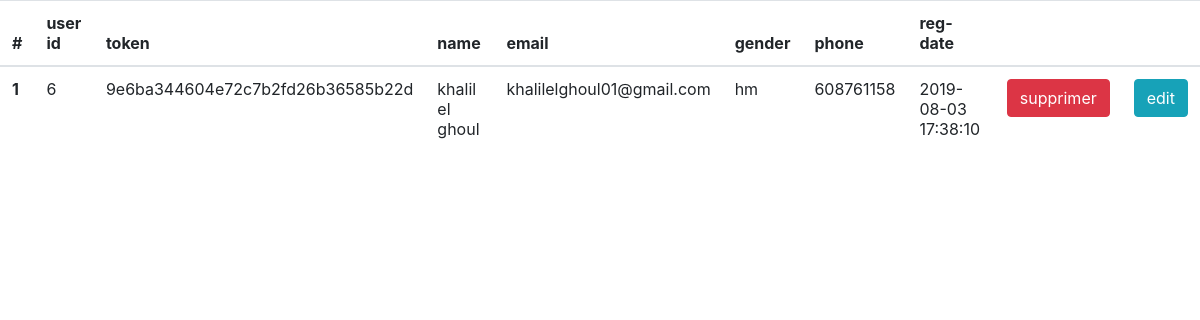
Page /new/admin-side/functions/functions.php?token=3 (signed in) on the committed database.
### tables this page shows
CREATE TABLE `users` (
  `user_id` int(11) NOT NULL,
  `user_token` text NOT NULL,
  `f_name` varchar(255) NOT NULL,
  `l_name` varchar(255) NOT NULL,
  `username` varchar(255) NOT NULL,
  `email` varchar(255) NOT NULL,
  `phone` varchar(255) NOT NULL,
  `user_pass` varchar(255) NOT NULL,
  `birthdate` text NOT NULL,
  `reg_date` timestamp NOT NULL DEFAULT current_timestamp(),
  `password_reset` text NOT NULL,
  `verification` varchar(255) NOT NULL,
  `user_status` varchar(255) NOT NULL,
  `user_country` varchar(255) NOT NULL,
  `user_gender` varchar(255) NOT NULL,
  `user_image` text NOT NULL
);

### new/admin-side/functions/functions.php (the view, shortened to what this page needs)
<?php
include('../includes/head.php');
include('../includes/DBconfig.php');
if ($_GET["token"] == 0) {
}
elseif ($_GET["token"] == 3) {
	echo "<table class='table'>";
	$get_user = "select * from users ORDER by 1 ";
	$run_user = mysqli_query($con, $get_user);
	$i = 0;
	echo "  <thead>
    <tr>
      <th scope='col'>#</th>
      <th scope='col'>user id</th>
      <th scope='col'>token</th>
      <th scope='col'>name</th>
      <th scope='col'>email</th>
      <th scope='col'>gender</th>
      <th scope='col'>phone</th>
      <th scope='col'>reg-date</th>
      <th scope='col'></th>
      <th scope='col'></th>
    </tr>
  </thead>";
	while($row_user = mysqli_fetch_array($run_user)){
		$i = $i +1;
		$token = $row_user['user_token'];
		$user_id = $row_user['user_id'];
    $f_name = $row_user['f_name'];
    $l_name = $row_user['l_name'];
    $email = $row_user['email'];
    $gender = $row_user['user_gender'];
    $date = $row_user['reg_date'];
    $phone = $row_user['phone'];
	echo"
  <tbody>
    <tr>
      <th scope='row'>$i</th>
      <td>$user_id</td>
      <td>$token</td>
      <td>$f_name  $l_name</td>
      <td>$email</td>
      <td>$gender</td>
      <td>$phone</td>
      <td>$date</td>
      <td><a href = 'delete.php?id=$user_id'><button type='button' class='btn btn-danger' name='$i'>supprimer</button></a></td>
      <td><a><button type='button' class='btn btn-info' name='$i'>edit</button></a></td>
    </tr>";}
    echo "
  </tbody>";
  	echo "</table>";}
elseif ($_GET["token"] == 2) {
}
elseif ($_GET["token"] == 4) {
}
elseif ($_GET["token"] == 5) {
}
elseif ($_GET["token"] == 6) {
}
elseif ($_GET["token"] == 7) {
}
elseif ($_GET["token"] == 8) {
}
elseif ($_GET["token"] == 9) {
}
elseif ($_GET["token"] == 10) {
}
elseif ($_GET["token"] == 11) {
}
elseif ($_GET["token"] == 12) {
}
elseif ($_GET["token"] == 13) {
}
elseif ($_GET["token"] == 14) {
}
elseif ($_GET["token"] == 15) {
}
elseif ($_GET["token"] == 16) {
}
elseif ($_GET["token"] == 17) {
}
else{
	header("location: 404.html");}
?>

### rows in the picture
users: user_id "6", user_token "9e6ba344604e72c7b2fd26b36585b22d", f_name "khalil", l_name "el ghoul", email "khalilelghoul01@gmail.com", user_gender "hm", phone "608761158", reg_date "2019-08-03 17:38:10"
